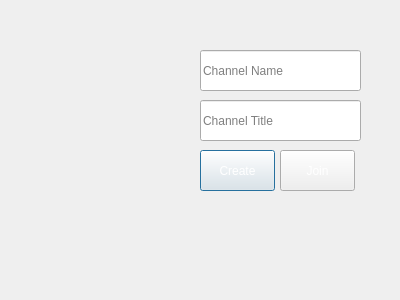
<?xml version="1.0" encoding="UTF-8"?>
<ui version="4.0">
 <class>CreateJoinChannels</class>
 <widget class="QDialog" name="CreateJoinChannels">
  <property name="geometry">
   <rect>
    <x>0</x>
    <y>0</y>
    <width>400</width>
    <height>300</height>
   </rect>
  </property>
  <property name="windowTitle">
   <string>Dialog</string>
  </property>
  <property name="styleSheet">
   <string notr="true">border-image: url(:/new/prefix1/pngtree-indonesia-independence-day-festival-celebration-red-and-white-flag-doodle-picture-image_1453036.jpg);</string>
  </property>
  <widget class="QLineEdit" name="lineEdit">
   <property name="geometry">
    <rect>
     <x>200</x>
     <y>50</y>
     <width>161</width>
     <height>41</height>
    </rect>
   </property>
   <property name="styleSheet">
    <string notr="true">border-image: url(:/new/prefix1/92-924235_fluorescent-red-rectangle-stickers-blank-sticker-label-png.png);</string>
   </property>
   <property name="placeholderText">
    <string>Channel Name</string>
   </property>
  </widget>
  <widget class="QPushButton" name="pushButton">
   <property name="geometry">
    <rect>
     <x>200</x>
     <y>150</y>
     <width>75</width>
     <height>41</height>
    </rect>
   </property>
   <property name="styleSheet">
    <string notr="true">border-image: url(:/new/prefix1/neumorphic-rectangle-button-free-png.png);
color: rgb(255, 255, 255);</string>
   </property>
   <property name="text">
    <string>Create</string>
   </property>
  </widget>
  <widget class="QLineEdit" name="lineEdit_2">
   <property name="geometry">
    <rect>
     <x>200</x>
     <y>100</y>
     <width>161</width>
     <height>41</height>
    </rect>
   </property>
   <property name="styleSheet">
    <string notr="true">border-image: url(:/new/prefix1/92-924235_fluorescent-red-rectangle-stickers-blank-sticker-label-png.png);</string>
   </property>
   <property name="placeholderText">
    <string>Channel Title</string>
   </property>
  </widget>
  <widget class="QPushButton" name="pushButton_2">
   <property name="geometry">
    <rect>
     <x>280</x>
     <y>150</y>
     <width>75</width>
     <height>41</height>
    </rect>
   </property>
   <property name="styleSheet">
    <string notr="true">border-image: url(:/new/prefix1/neumorphic-rectangle-button-free-png.png);
color: rgb(255, 255, 255);</string>
   </property>
   <property name="text">
    <string>Join</string>
   </property>
  </widget>
 </widget>
 <resources/>
 <connections/>
</ui>
